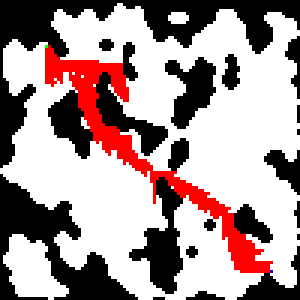
#> input picture images/ppmFiles/aStarCave.ppm, 100 x 100 px (shown 3 times larger); its folder holds 4 pictures in this run
$ python ppm2png.py
#> lines starting #> are read from the running program, lines starting #| are printed output that depends on the picture
from PIL import Image
import os

directory = os.path.dirname(__file__)
ppmPath = directory + r'/ppmFiles'
pngPath = directory + r'/pngFiles'

for f in os.listdir(ppmPath):
  im = Image.open(os.path.join(ppmPath, f))
#> im is the input picture: PIL image 100x100 RGB; mean R, G, B 170.1, 151.4, 151.4

  newIm = im.resize((1024, 1024), Image.Resampling.NEAREST)
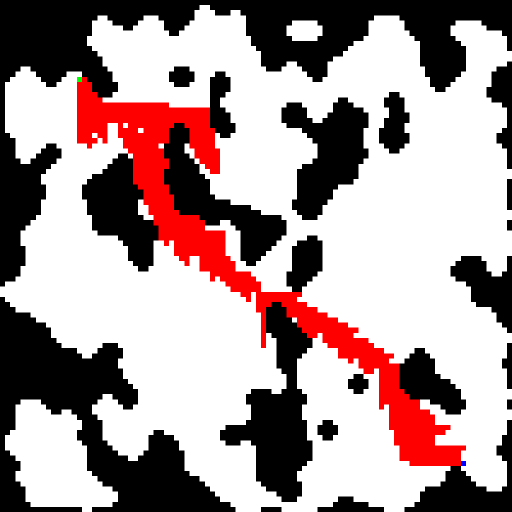
#> newIm: PIL image 1024x1024 RGB (shown at 1/2 size); mean R, G, B 170.2, 151.5, 151.5
  newIm.save(os.path.join(pngPath, os.path.splitext(f)[0] + '.png'))
#> pass 2 of the loop `for f in os.listdir(ppmPath):`:
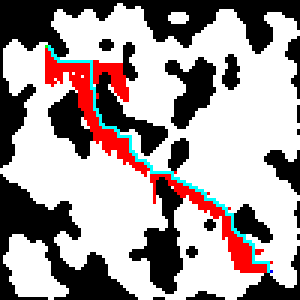
#> input picture images/ppmFiles/aStarCaveSolution.ppm, 100 x 100 px (shown 3 times larger)
#> im is the input picture: PIL image 100x100 RGB; mean R, G, B 166.3, 155.2, 155.2
#> `newIm = im.resize((1024, 1024), Image.Resampling.NEAREST)`:
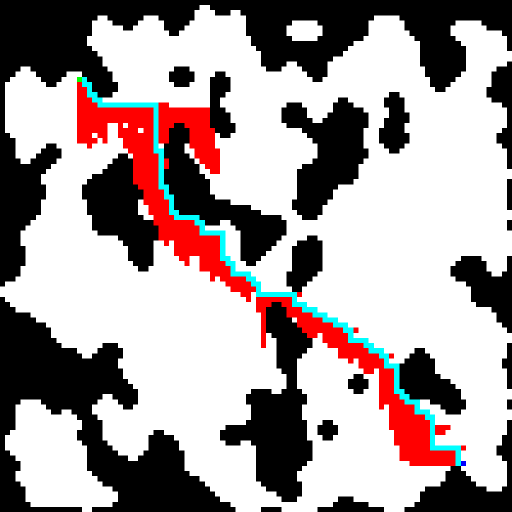
#> newIm: PIL image 1024x1024 RGB (shown at 1/2 size); mean R, G, B 166.4, 155.3, 155.3
#> pass 3 of the loop `for f in os.listdir(ppmPath):`:
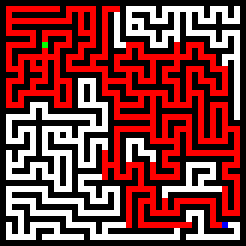
#> input picture images/ppmFiles/aStarMaze.ppm, 41 x 41 px (shown 6 times larger)
#> im is the input picture: PIL image 41x41 RGB; mean R, G, B 125.1, 58.4, 58.4
#> `newIm = im.resize((1024, 1024), Image.Resampling.NEAREST)`:
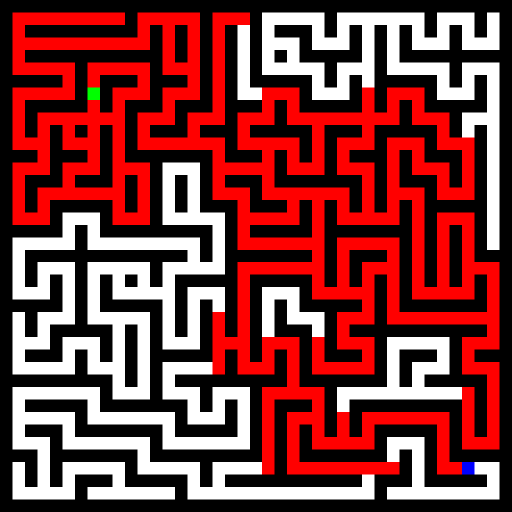
#> newIm: PIL image 1024x1024 RGB (shown at 1/2 size); mean R, G, B 125.3, 58.5, 58.5
#> the loop made 4 passes; the first 3 are shown
